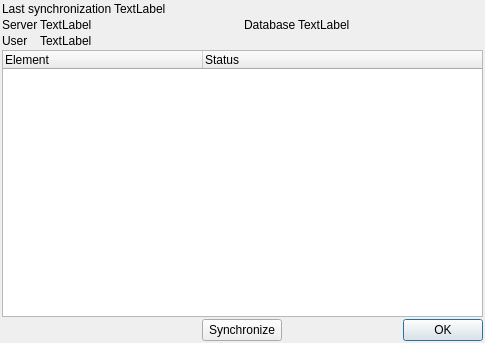
<?xml version="1.0" encoding="UTF-8"?>
<ui version="4.0">
 <class>DlgSynchronization</class>
 <widget class="QDialog" name="DlgSynchronization">
  <property name="geometry">
   <rect>
    <x>0</x>
    <y>0</y>
    <width>485</width>
    <height>343</height>
   </rect>
  </property>
  <property name="windowTitle">
   <string>Dialog</string>
  </property>
  <layout class="QVBoxLayout" name="verticalLayout">
   <property name="spacing">
    <number>2</number>
   </property>
   <property name="leftMargin">
    <number>2</number>
   </property>
   <property name="topMargin">
    <number>2</number>
   </property>
   <property name="rightMargin">
    <number>2</number>
   </property>
   <property name="bottomMargin">
    <number>2</number>
   </property>
   <item>
    <layout class="QFormLayout" name="formLayout">
     <property name="horizontalSpacing">
      <number>2</number>
     </property>
     <property name="verticalSpacing">
      <number>2</number>
     </property>
     <item row="0" column="0">
      <widget class="QLabel" name="label">
       <property name="text">
        <string>Last synchronization</string>
       </property>
      </widget>
     </item>
     <item row="0" column="1">
      <widget class="QLabel" name="lblLastSynchronization">
       <property name="text">
        <string>TextLabel</string>
       </property>
      </widget>
     </item>
    </layout>
   </item>
   <item>
    <layout class="QHBoxLayout" name="horizontalLayout">
     <property name="spacing">
      <number>2</number>
     </property>
     <item>
      <layout class="QFormLayout" name="formLayout_2">
       <property name="horizontalSpacing">
        <number>2</number>
       </property>
       <property name="verticalSpacing">
        <number>2</number>
       </property>
       <item row="0" column="0">
        <widget class="QLabel" name="label_3">
         <property name="text">
          <string>Server</string>
         </property>
        </widget>
       </item>
       <item row="0" column="1">
        <widget class="QLabel" name="lblServerName">
         <property name="text">
          <string>TextLabel</string>
         </property>
        </widget>
       </item>
       <item row="1" column="0">
        <widget class="QLabel" name="label_7">
         <property name="text">
          <string>User</string>
         </property>
        </widget>
       </item>
       <item row="1" column="1">
        <widget class="QLabel" name="lblUser">
         <property name="text">
          <string>TextLabel</string>
         </property>
        </widget>
       </item>
      </layout>
     </item>
     <item>
      <layout class="QFormLayout" name="formLayout_3">
       <property name="fieldGrowthPolicy">
        <enum>QFormLayout::AllNonFixedFieldsGrow</enum>
       </property>
       <property name="horizontalSpacing">
        <number>2</number>
       </property>
       <property name="verticalSpacing">
        <number>2</number>
       </property>
       <item row="0" column="0">
        <widget class="QLabel" name="label_5">
         <property name="text">
          <string>Database</string>
         </property>
        </widget>
       </item>
       <item row="0" column="1">
        <widget class="QLabel" name="lblDatabase">
         <property name="text">
          <string>TextLabel</string>
         </property>
        </widget>
       </item>
      </layout>
     </item>
    </layout>
   </item>
   <item>
    <widget class="QTreeWidget" name="treeSyncrhonizationStatus">
     <attribute name="headerDefaultSectionSize">
      <number>200</number>
     </attribute>
     <attribute name="headerMinimumSectionSize">
      <number>100</number>
     </attribute>
     <column>
      <property name="text">
       <string notr="true">Element</string>
      </property>
     </column>
     <column>
      <property name="text">
       <string>Status</string>
      </property>
     </column>
    </widget>
   </item>
   <item>
    <layout class="QHBoxLayout" name="horizontalLayout_2">
     <property name="spacing">
      <number>2</number>
     </property>
     <item>
      <spacer name="horizontalSpacer">
       <property name="orientation">
        <enum>Qt::Horizontal</enum>
       </property>
       <property name="sizeHint" stdset="0">
        <size>
         <width>40</width>
         <height>20</height>
        </size>
       </property>
      </spacer>
     </item>
     <item>
      <widget class="QPushButton" name="btnStartSynchro">
       <property name="text">
        <string>Synchronize</string>
       </property>
      </widget>
     </item>
     <item>
      <widget class="QDialogButtonBox" name="buttonBox">
       <property name="orientation">
        <enum>Qt::Horizontal</enum>
       </property>
       <property name="standardButtons">
        <set>QDialogButtonBox::Ok</set>
       </property>
       <property name="centerButtons">
        <bool>false</bool>
       </property>
      </widget>
     </item>
    </layout>
   </item>
  </layout>
 </widget>
 <resources/>
 <connections>
  <connection>
   <sender>buttonBox</sender>
   <signal>accepted()</signal>
   <receiver>DlgSynchronization</receiver>
   <slot>accept()</slot>
   <hints>
    <hint type="sourcelabel">
     <x>248</x>
     <y>254</y>
    </hint>
    <hint type="destinationlabel">
     <x>157</x>
     <y>274</y>
    </hint>
   </hints>
  </connection>
  <connection>
   <sender>buttonBox</sender>
   <signal>rejected()</signal>
   <receiver>DlgSynchronization</receiver>
   <slot>reject()</slot>
   <hints>
    <hint type="sourcelabel">
     <x>316</x>
     <y>260</y>
    </hint>
    <hint type="destinationlabel">
     <x>286</x>
     <y>274</y>
    </hint>
   </hints>
  </connection>
 </connections>
</ui>
